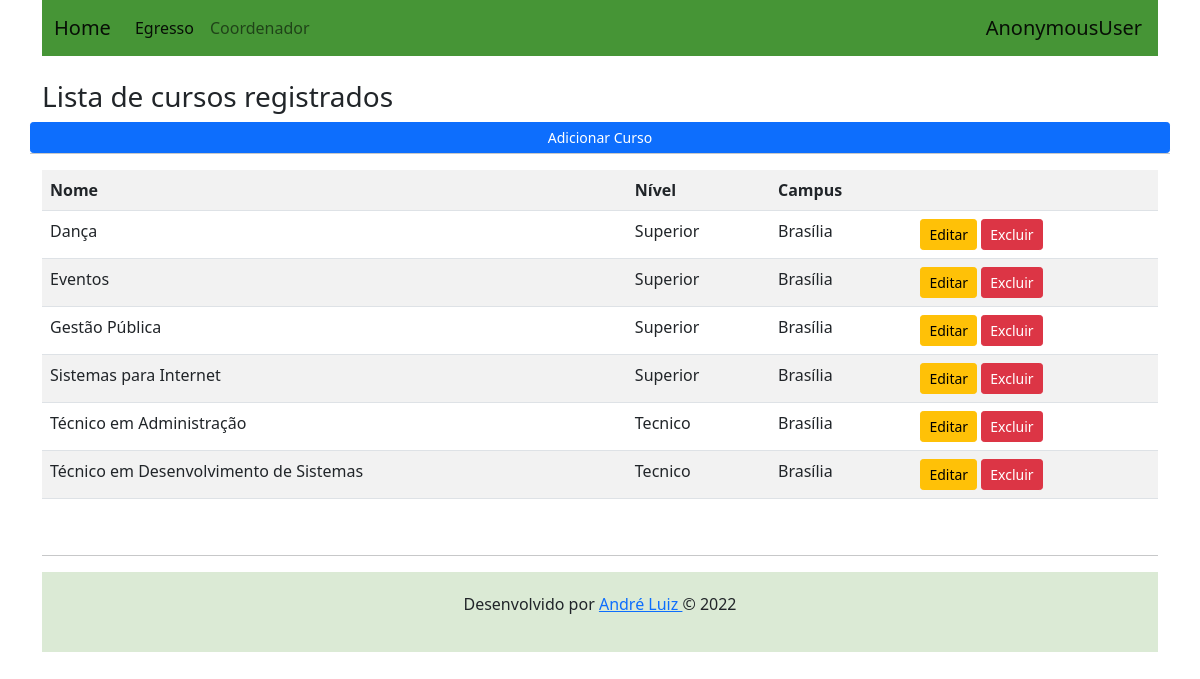
Page /listar/cursos/ on the committed database.
### cadastros/models.py (models this page shows, shortened)
class Curso(models.Model):
    NIVEL_CHOICES = (
        ('Superior', 'Superior (Bacharelado / Licenciatura)'),
        ('Superior', 'Superior (Tecnologia)'),
        ('Tecnico', 'Técnico (Integrado)'),
        ('Tecnico', 'Técnico(Subsequente)'),
    )
    nome = models.CharField(max_length=255, null=False)
    nivel = models.CharField(max_length=255, verbose_name='nível', choices=NIVEL_CHOICES, null=False)
    campus = models.CharField(max_length=255, null=False)

### cadastros/views.py (the view)
# urls.py: path('listar/cursos/', CursoLista.as_view(), name='listar_cursos'),
class CursoLista(ListView):
    models = Curso
    template_name = 'cadastros/listas/cursos.html'
    queryset = Curso.objects.all()
    context_object_name = 'listarcursos'

### cadastros/templates/cadastros/listas/cursos.html
{% extends 'base.html' %}
{% load static %}
{% block body %}
<h3>Lista de cursos registrados</h3>
<a href="{% url 'criar_curso' %}" class="btn btn-primary btn-sm">Adicionar Curso</a>
<hr>
<div class="table-responsive">
    <table class="table table-striped">
        <tr>
            <th>Nome</th>
            <th>Nível</th>
            <th>Campus</th>
            <th> </th>
        </tr>
        {% for curso in listarcursos %}
        <tr>
            <td>{{ curso.nome }}</td>
            <td>{{ curso.nivel }}</td>
            <td>{{ curso.campus }}</td>
            <td>
                <a href="{% url 'editar_curso' curso.pk %}" class="btn btn-warning btn-sm"> Editar </a>
                <a href="{% url 'excluir_curso' curso.pk %}" class="btn btn-danger btn-sm"> Excluir </a>
            </td>
        </tr>
        {% endfor %}
    </table>
</div>
{% endblock %}

### rows in the picture
Curso: nome "Dança", nivel "Superior", campus "Brasília"
Curso: nome "Eventos", nivel "Superior", campus "Brasília"
Curso: nome "Gestão Pública", nivel "Superior", campus "Brasília"
Curso: nome "Sistemas para Internet", nivel "Superior", campus "Brasília"
Curso: nome "Técnico em Administração", nivel "Tecnico", campus "Brasília"
Curso: nome "Técnico em Desenvolvimento de Sistemas", nivel "Tecnico", campus "Brasília"

### other values in the picture
{{ request.user }} "AnonymousUser"
